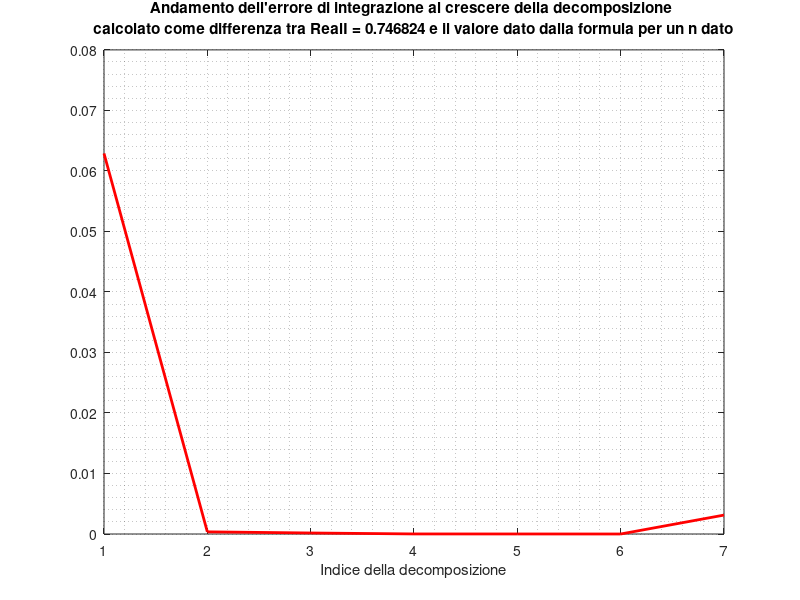
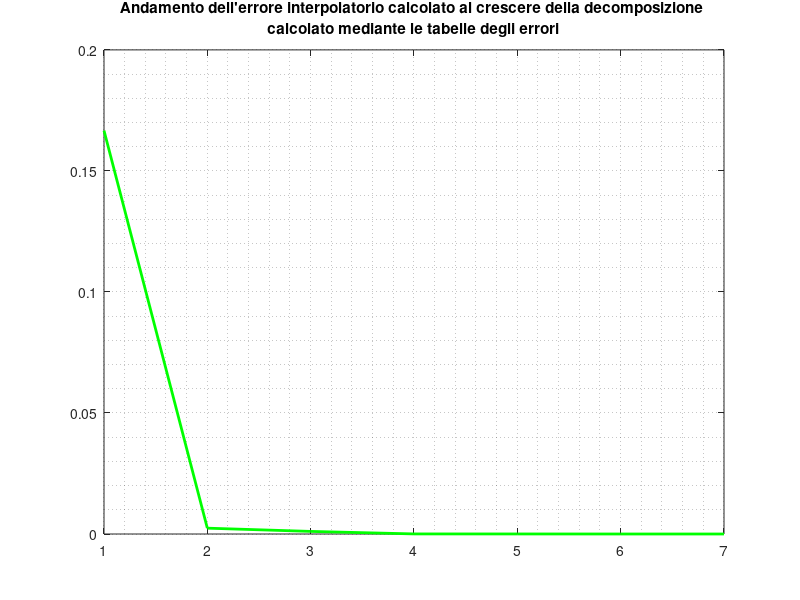

MATLAB code for these plots, in order:

% Andamento dell'errore relativo nel calcolo dell'integrale definito della funzione e^(-x.^2)
%  mediante l'uso delle formule di Newton-Cotes

% Inizio calcolando il valore "esatto" dell'integrale


f = @(x) e.^(-x.^2);


%RealI = integrate(fun,0,1);
%err = abs(RealI-I);

RealI = 0.746824;
RealI_v = RealI*ones(1,7);

% Matrice dei Coefficienti delle formule di Newton-Cotes
NC_coeff = [
                  
	1/2        ,1/2         ,0          ,0           ,0           ,0          ,0           ,0;
        1/3        ,4/3         ,1/3        ,0           ,0           ,0          ,0           ,0;
        3/8        ,9/8         ,9/8        ,3/8         ,0           ,0          ,0           ,0;
        14/45      ,64/45       ,24/45      ,64/45       ,14/45       ,0          ,0           ,0;
        95/288     ,375/288     ,250/288    ,250/288     ,375/288     ,95/288     ,0           ,0;
        41/140     ,216/140     ,27/140     ,272/140     ,27/140      ,216/140    ,41/140      ,0;
        5257/17208 ,25039/17208 ,9261/17208 ,20923/17208 ,20923/17208 ,9261/17208 ,25039/17208 ,5257/17208
                
	   ]


% Ora cerco i 7 valori dell'integrale approssimato

a=0;
b=1;
n=7;

I = zeros(1,n);

for i=1:n
  h = (b-a)/i;
  for j=1:i+1
    I(i) = I(i) + NC_coeff(i,j)*f(a+h*(j-1));
  endfor
  I(i) = h*I(i);
endfor


err = abs(RealI_v - I);

plot([1:7], err, 'linewidth',2,'r')
grid minor
title("Andamento dell'errore di integrazione al crescere della decomposizione \n calcolato come differenza tra RealI = 0.746824 e il valore dato dalla formula per un n dato ");
xlabel("Indice della decomposizione")



% Calcolo ora una stima dell'errore per eccesso mediante le formule alle derivate

f2 = @(x) e.^(-x.^2).*(4*x-2);
f4 = @(x) 4*e.^(-x.^2).*(4*x.^3-2*x.^2-6*x+1);
f6 = @(x) 8*e.^(-x.^2).*(8*x.^5-4*x.^4-40*x.^3+12*x.^2+30*x-3);
f8 = @(x) 16*e.^(-x.^2).*(16*x.^7-8*x.^6-168*x.^5+60*x.^4+420*x.^3-90*x.^2-210*x+15);


a = 0;
b = 1;
h1 = (b-a);
h2 = (b-a)/2;
h3 = (b-a)/3;
h4 = (b-a)/4;
h5 = (b-a)/5;
h6 = (b-a)/6;
h7 = (b-a)/7;


% coefficienti dell'errore
coeff_err  = [ (-1/12)*h1^3, (-1/90)*h2^5, (-3/80)*h3^5, (-8/945)*h4^7, (-275/12096)*h5^7, (-9/1400)*h6^9, (-8183/518400)*h7^9 ];


x = 0:0.01:1;


ve1 = f2(x).*coeff_err(1);
ve2 = f4(x).*coeff_err(2);
ve3 = f4(x).*coeff_err(3);
ve4 = f6(x).*coeff_err(4);
ve5 = f6(x).*coeff_err(5);
ve6 = f8(x).*coeff_err(6);
ve7 = f8(x).*coeff_err(7);

% Cerco il massimo di ogni vettore per poter fare una stima per eccesso

Me1 = max(abs(ve1));
Me2 = max(abs(ve2));
Me3 = max(abs(ve3));
Me4 = max(abs(ve4));
Me5 = max(abs(ve5));
Me6 = max(abs(ve6));
Me7 = max(abs(ve7));


Me=[Me1,Me2,Me3,Me4,Me5,Me6,Me7];



figure 2
plot(1:7,Me,'linewidth',2,'g');
grid minor
title("Andamento dell'errore interpolatorio calcolato al crescere della decomposizione \n calcolato mediante le tabelle degli errori ");






